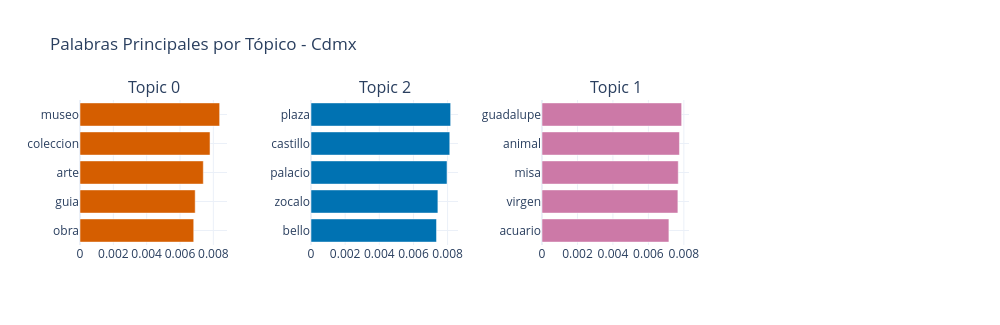
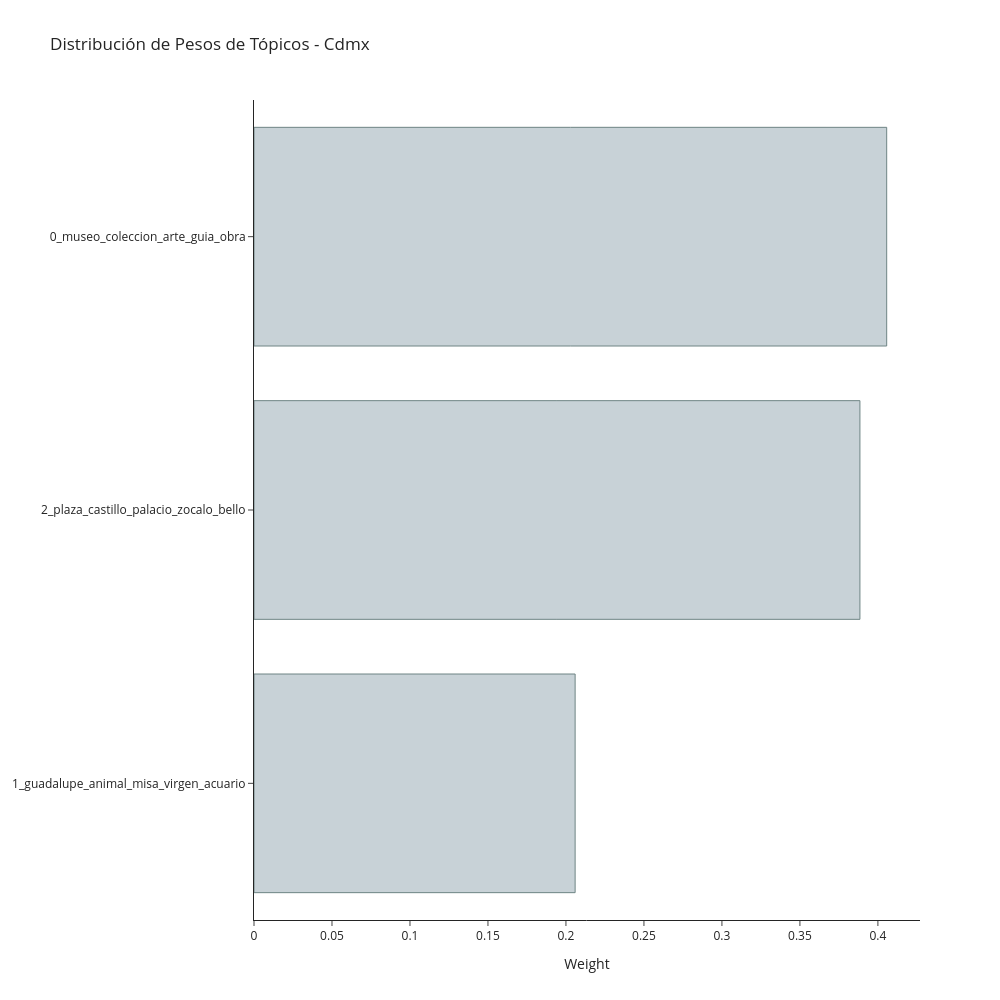
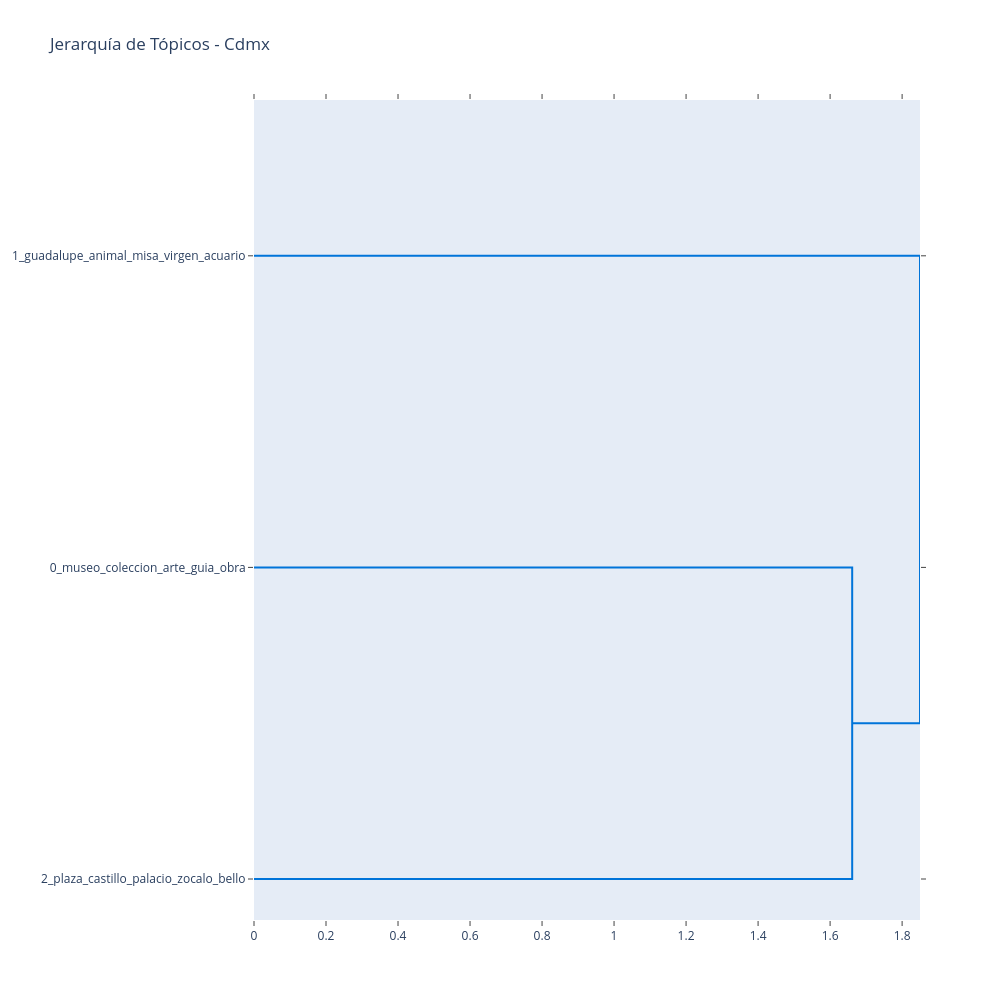

Notebook cell for these charts, in order:
### Code cell
# ===== VISUALIZACIONES ESPECÍFICAS DE FASTOPIC =====

# Generar visualización de tópicos
fig_topics = topic_model.visualize_topic(top_n=min(8, len(topic_info)))
fig_topics.update_layout(title=f"Palabras Principales por Tópico - {CIUDAD_ANALIZAR}")
fig_topics.show()

# Generar visualización de pesos de tópicos
fig_weights = topic_model.visualize_topic_weights(top_n=min(10, len(topic_info)))
fig_weights.update_layout(title=f"Distribución de Pesos de Tópicos - {CIUDAD_ANALIZAR}")
fig_weights.show()

# Generar jerarquía de tópicos si hay suficientes
if len(topic_info) >= 3:
    fig_hierarchy = topic_model.visualize_topic_hierarchy()
    fig_hierarchy.update_layout(title=f"Jerarquía de Tópicos - {CIUDAD_ANALIZAR}")
    fig_hierarchy.show()

print(f"\n📋 Resumen del modelado FASTopic:")
print(f"✅ Textos analizados: {len(texts)}")
print(f"🎯 Tópicos encontrados: {len(topic_info)}")
print(f"⏱️ Tiempo de entrenamiento: {tiempo_entrenamiento:.2f}s")
print(f"📊 Probabilidad promedio: {df_con_topicos['Probabilidad_Topico'].mean():.3f}")
print(f"📈 Distribución:")
for i, (topico, count) in enumerate(topico_counts.head(5).items()):
    print(f"   {i+1}. {topico}: {count} opiniones ({count/len(df_con_topicos)*100:.1f}%)")

### Figure 1 — Plotly figure (JSON) as saved in the notebook; plotly's stock layout.template omitted (floating-point values rounded to 4 significant figures)
{"data": [{"marker": {"color": "#D55E00"}, "orientation": "h", "type": "bar", "x": [0.006824, 0.006912, 0.007399, 0.007802, 0.008379], "xaxis": "x", "y": ["obra", "guia", "arte", "coleccion", "museo"], "yaxis": "y"}, {"marker": {"color": "#0072B2"}, "orientation": "h", "type": "bar", "x": [0.007352, 0.007432, 0.007967, 0.008129, 0.00818], "xaxis": "x2", "y": ["bello", "zocalo", "palacio", "castillo", "plaza"], "yaxis": "y2"}, {"marker": {"color": "#CC79A7"}, "orientation": "h", "type": "bar", "x": [0.007157, 0.007663, 0.007684, 0.007751, 0.007875], "xaxis": "x3", "y": ["acuario", "virgen", "misa", "animal", "guadalupe"], "yaxis": "y3"}], "layout": {"annotations": [{"font": {"size": 16}, "showarrow": false, "text": "Topic 0", "x": 0.0875, "xanchor": "center", "xref": "paper", "y": 1, "yanchor": "bottom", "yref": "paper"}, {"font": {"size": 16}, "showarrow": false, "text": "Topic 2", "x": 0.3625, "xanchor": "center", "xref": "paper", "y": 1, "yanchor": "bottom", "yref": "paper"}, {"font": {"size": 16}, "showarrow": false, "text": "Topic 1", "x": 0.6375, "xanchor": "center", "xref": "paper", "y": 1, "yanchor": "bottom", "yref": "paper"}], "height": 325, "hoverlabel": {"bgcolor": "white", "font": {"family": "Rockwell", "size": 16}}, "showlegend": false, "title": {"text": "Palabras Principales por Tópico - Cdmx"}, "width": 1000, "xaxis": {"anchor": "y", "domain": [0, 0.175], "showgrid": true}, "xaxis2": {"anchor": "y2", "domain": [0.275, 0.45], "showgrid": true}, "xaxis3": {"anchor": "y3", "domain": [0.55, 0.725], "showgrid": true}, "xaxis4": {"anchor": "y4", "domain": [0.825, 1], "showgrid": true}, "yaxis": {"anchor": "x", "domain": [0, 1], "showgrid": true}, "yaxis2": {"anchor": "x2", "domain": [0, 1], "showgrid": true}, "yaxis3": {"anchor": "x3", "domain": [0, 1], "showgrid": true}, "yaxis4": {"anchor": "x4", "domain": [0, 1], "showgrid": true}}}

### Figure 2 — Plotly figure (JSON) as saved in the notebook; plotly's stock layout.template omitted (floating-point values rounded to 4 significant figures)
{"data": [{"marker": {"color": "#C8D2D7", "line": {"color": "#6E8484", "width": 1}}, "orientation": "h", "type": "bar", "x": [0.2059, 0.3885, 0.4056], "y": ["1_guadalupe_animal_misa_virgen_acuario", "2_plaza_castillo_palacio_zocalo_bello", "0_museo_coleccion_arte_guia_obra"]}], "layout": {"height": 1000, "hoverlabel": {"bgcolor": "white", "font": {"family": "Rockwell", "size": 16}}, "title": {"text": "Distribución de Pesos de Tópicos - Cdmx"}, "width": 1000, "xaxis": {"title": {"text": "Weight"}}}}

### Figure 3 — Plotly figure (JSON) as saved in the notebook; plotly's stock layout.template omitted (floating-point values rounded to 4 significant figures)
{"data": [{"hoverinfo": "text", "marker": {"color": "rgb(0,116,217)"}, "mode": "lines", "type": "scatter", "x": [0.0, 1.661, 1.661, 0.0], "xaxis": "x", "y": [-15.0, -15.0, -25.0, -25.0], "yaxis": "y"}, {"hoverinfo": "text", "marker": {"color": "rgb(0,116,217)"}, "mode": "lines", "type": "scatter", "x": [0.0, 1.85, 1.85, 1.661], "xaxis": "x", "y": [-5.0, -5.0, -20.0, -20.0], "yaxis": "y"}], "layout": {"autosize": false, "height": 1000, "hovermode": "closest", "showlegend": false, "title": {"text": "Jerarquía de Tópicos - Cdmx"}, "width": 1000, "xaxis": {"mirror": "allticks", "rangemode": "tozero", "showgrid": false, "showline": true, "showticklabels": true, "ticks": "outside", "type": "linear", "zeroline": false}, "yaxis": {"mirror": "allticks", "rangemode": "tozero", "showgrid": false, "showline": true, "showticklabels": true, "tickmode": "array", "ticks": "outside", "ticktext": ["1_guadalupe_animal_misa_virgen_acuario", "0_museo_coleccion_arte_guia_obra", "2_plaza_castillo_palacio_zocalo_bello"], "tickvals": [-5, -15, -25], "type": "linear", "zeroline": false}}}
